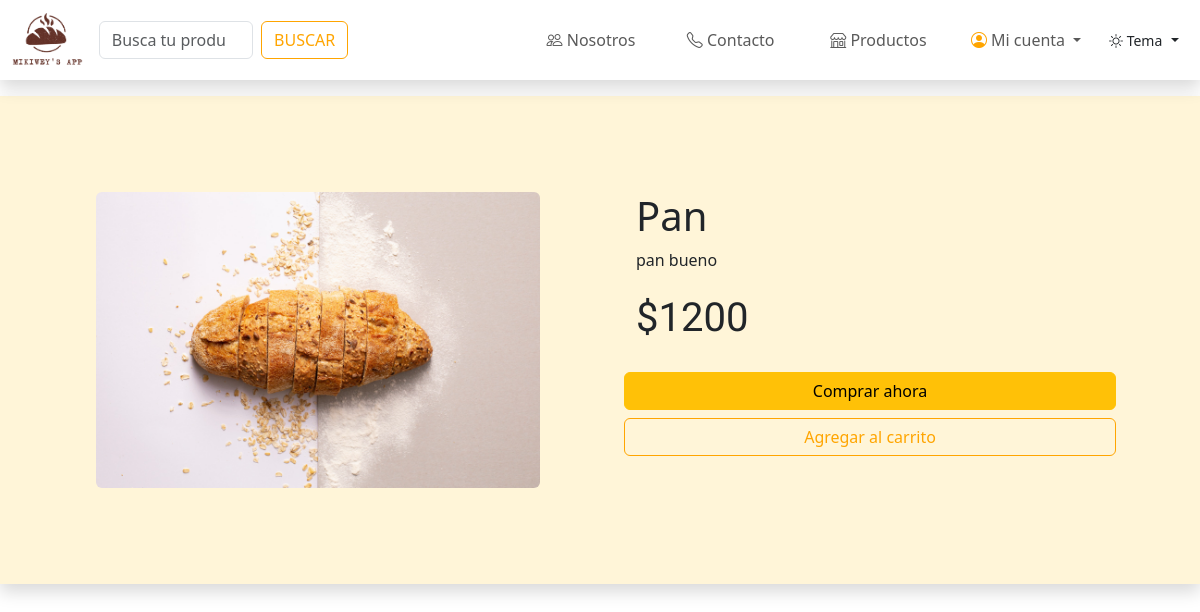
The page /view/user/producto.php?id=2 on the database its author committed.
### tables this page shows
CREATE TABLE `inventario` (
  `id_inv` int(11) NOT NULL,
  `imagen` varchar(100) NOT NULL,
  `producto` varchar(100) NOT NULL,
  `descrip` varchar(50) NOT NULL,
  `preuni` varchar(50) NOT NULL,
  `cat` varchar(60) NOT NULL,
  `cantidad` varchar(50) NOT NULL
);

### view/user/producto.php (the view, shortened to what this page needs)
<?php
require('../../controller/conexion.php');
$id=$_GET["id"];
$mostrarArticulo = "SELECT * FROM inventario WHERE id_inv='$id'";
$result = $db->query($mostrarArticulo);
if ($producto= mysqli_fetch_array($result)){
}
?>
<!DOCTYPE html>
<html lang="en">
    <head>
        <?php include ('../../view/include/boostrap.php');?>
    </head>
<body data-bs-theme="light">
<?php include ('../../view/include/header.php');?>
<div class="container-fluid color shadow mt-5 p-5">
    <div class="row justify-content-center">
        <div class="col-6 p-5 row">
          <div class="col-12" >
              <img src="../../IMG/inventario/<?php echo $producto['imagen'];?>" alt="" class="img-fluid rounded">
          </div>
        </div>
        <div class="col-6 p-5">
                <h1><?php echo $producto['producto'];?></h1>
            <div class="row">
                <p><?php echo $producto['descrip'];?></p>
                <p class="fs-1 simoneta">$<?php echo $producto['preuni'];?></p>
                <a class="btn btn-warning my-2" href="">Comprar ahora</a>
                <a class="btn bordenaranja naranja bhovernaranja" href="">Agregar al carrito</a>
            </div>
        </div>
    </div>
</div>
</body>
</html>

### css/styles.css (style rules this page uses)
:root { --cafe:#5b281d; --colorcuadros:#fff5d8; --colorgeneral:#FFFAF4; --naranja:orange ; }
* { margin: 0px; padding:0px; box-sizing: border-box; }
a { text-decoration: none; }
.naranja { color: var(--naranja); }
.simoneta { font-family: 'Simonetta', cursive; }
.bordenaranja { border: solid 1px var(--naranja); }
.color { background:var(--colorcuadros); }

### rows shown on the page
inventario: imagen (picture), producto "Pan", descrip "pan bueno", preuni "1200"
